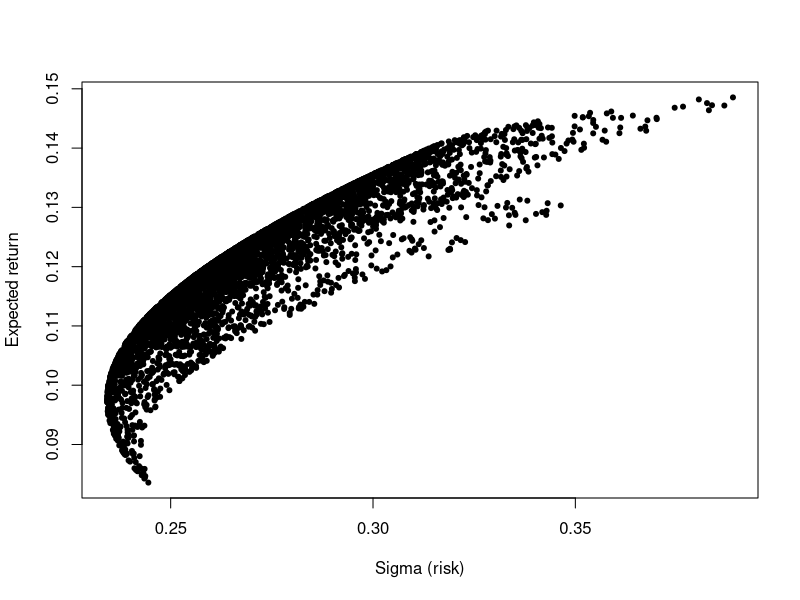

R code for this plot:
#Input data:
n = 3;
e = matrix(c(0.15,0.13,0.08), n, 1);
sdvector = c(0.40,0.35,0.25);
correl = matrix(c(1,0.4,0.3,
			0.4,1,0.5,
			0.3,0.5,1), n, n);
r0 = 0.05;

diagsd=diag(sdvector);
v = t(diagsd) %*% correl %*% diagsd;

onevector = matrix(c(1,1,1), n, 1);

#Restricted case
A = t(onevector) %*% solve(v) %*% e;
B = t(e) %*% solve(v) %*% e;
C = t(onevector) %*% solve(v) %*% onevector;
D = B * C - A * A

A = A[1,1];
B = B[1,1];
C = C[1,1];
D = D[1,1];

g = (B * solve(v) %*% onevector - A * solve(v) %*% e) / D;
h = (C * solve(v) %*% e - A * solve(v) %*% onevector) / D;

#Extended case
K = t(e - r0 * onevector) %*% solve(v) %*% (e - r0 * onevector);
K = K[1,1];

h_tilda = (solve(v) %*% (e - r0 * onevector)) / K;
g_tilda = -r0 * h_tilda;


#THE TASK:
y = 0.14

#Restricted case's weights (beta1,...,n):
betas = g + y * h;

#Extended case's weights (beta1,...,n):
betas_tilda = g_tilda + y * h_tilda;
#Plus the rest in risk free (beta0)
beta0 = 1 - sum(betas_tilda);


#Checking the results:
#These should be equal to y (0.14):
check_res = sum(betas * e); #Restricted
check_ext = sum(betas_tilda * e) + beta0 * r0; #Extended

#---------------------------------------------------------

sigma <- function(betas){
betasmatrix = matrix(betas,3,1);
variance = t(betasmatrix) %*% v %*% betasmatrix;
sqrt(variance)
}

expected <- function(betas){
betasmatrix = matrix(betas,3,1);
ex = t(betasmatrix) %*% e;
ex
}

xaxis=c()
yaxis=c()
for (i in 1:5000){
random_betas = runif(3)
normalized_betas = random_betas / sum(random_betas)
xaxis = append(xaxis,sigma(normalized_betas));
yaxis = append(yaxis,expected(normalized_betas));
}

plot(xaxis,yaxis,xlab="Sigma (risk)", ylab="Expected return", pch=20)


